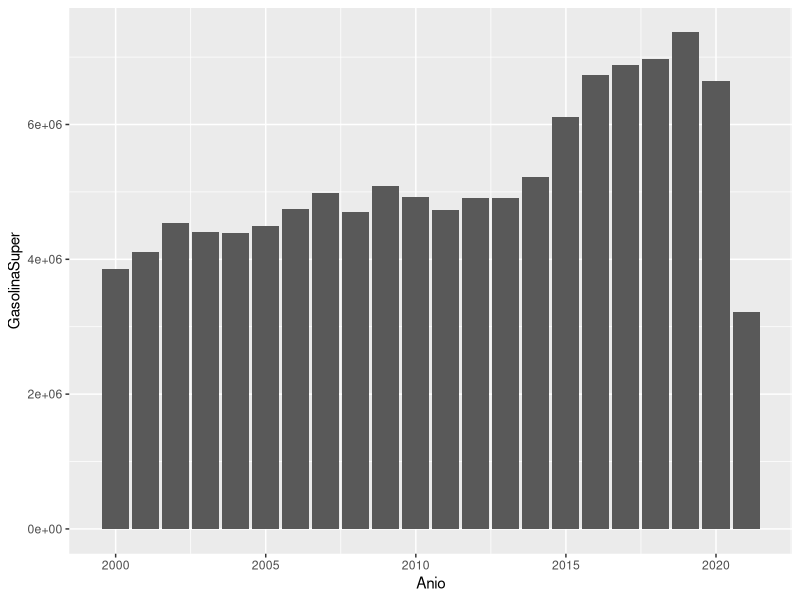
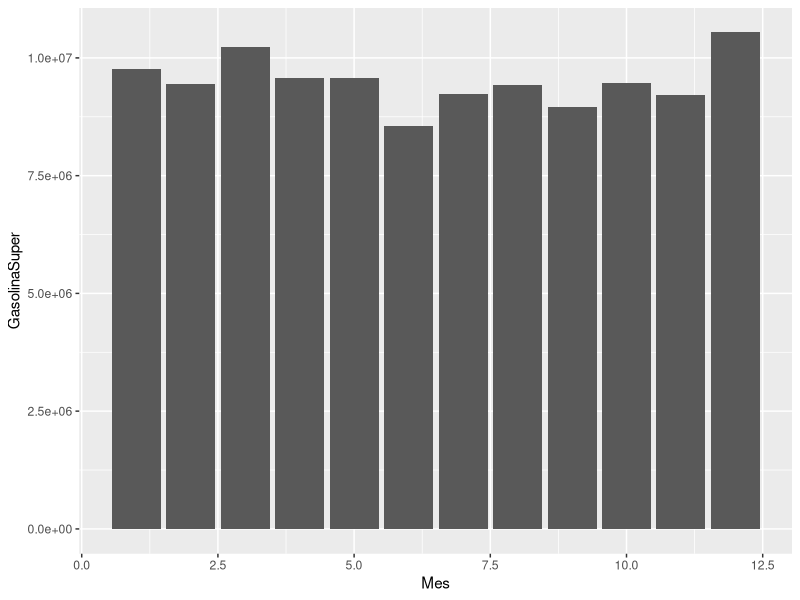
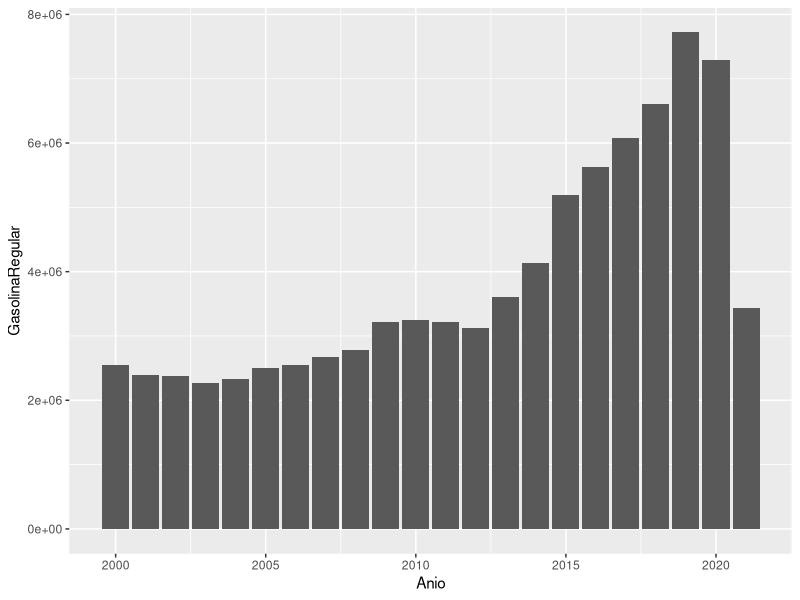
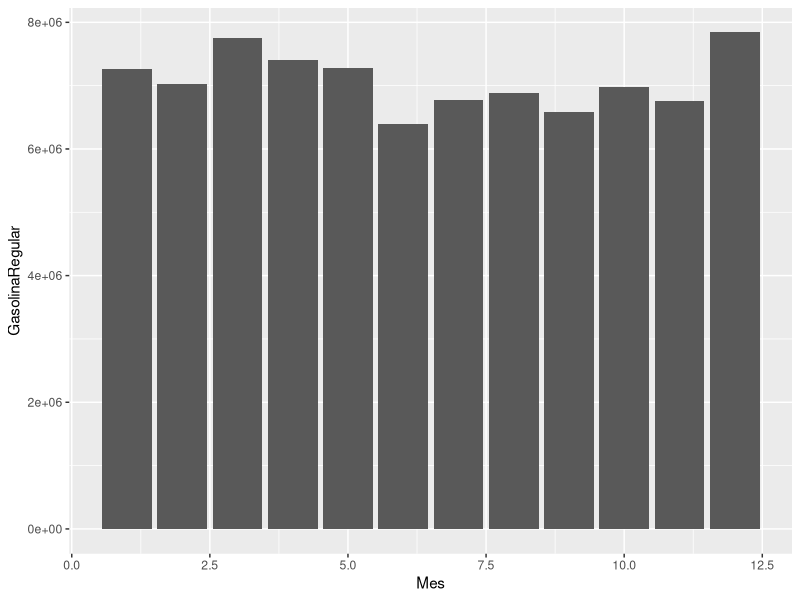
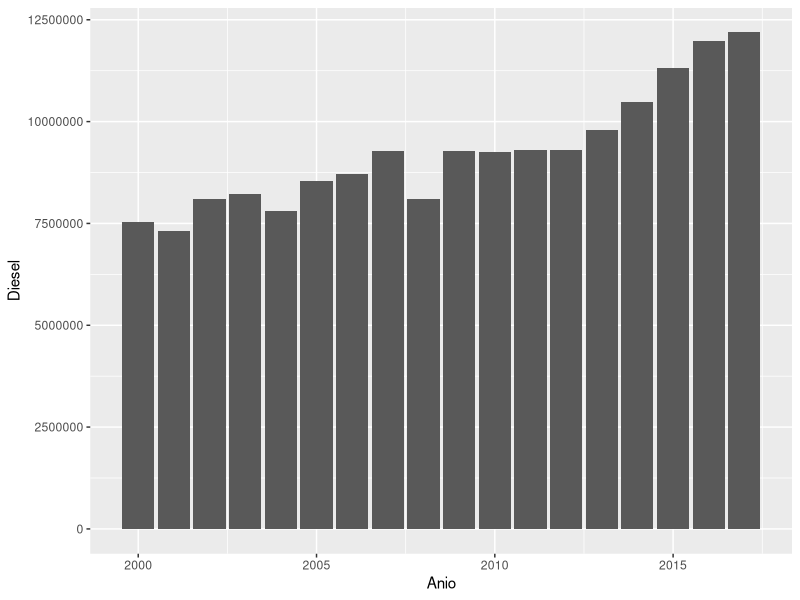
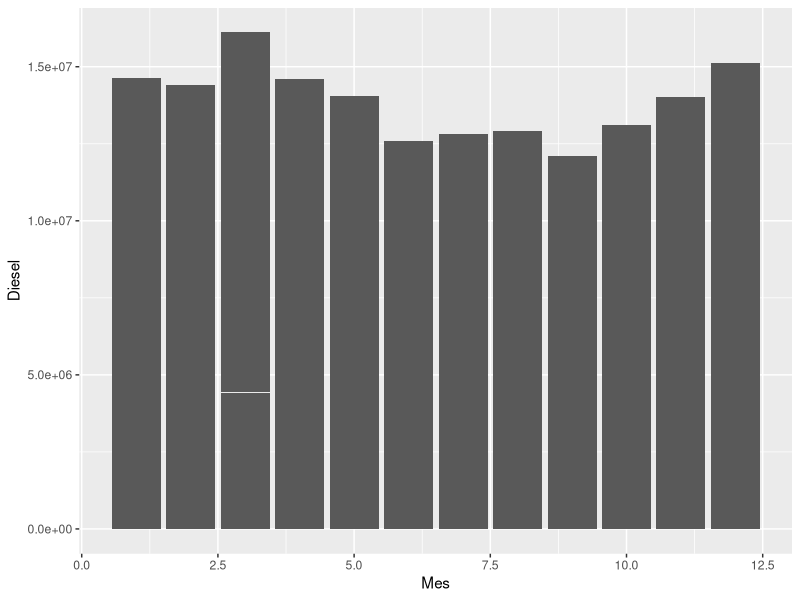
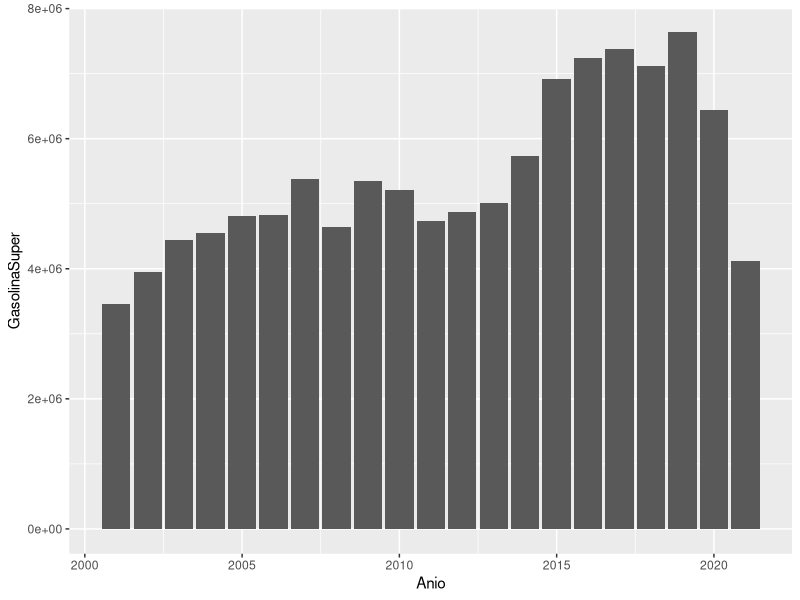
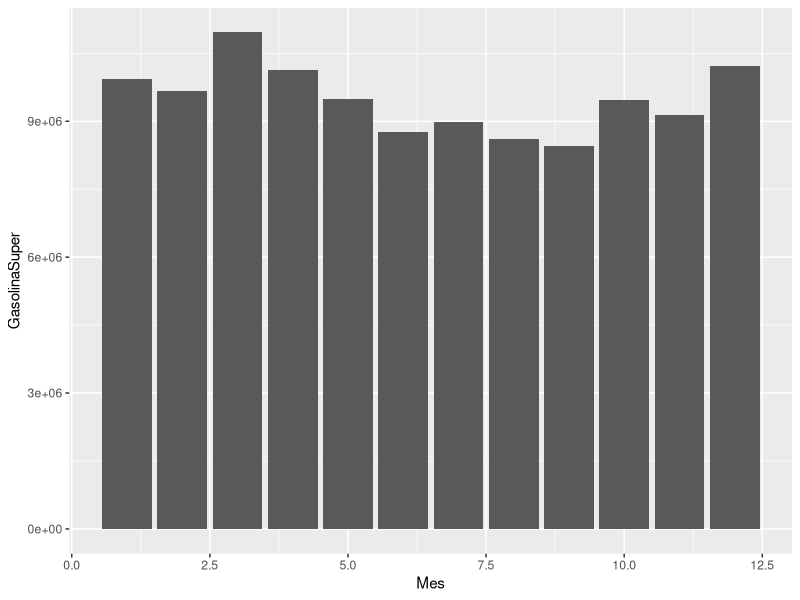

Reproduce these figures in R, in order.
## ---- chunk 1
knitr::opts_chunk$set(echo = TRUE)
knitr::opts_knit$set(root.dir="C:/Users/andre/OneDrive/Documentos/3er año/2do semestre/Data science/Laboratorio2-DS")
#"C:/Users/andre/OneDrive/Documentos/3er año/2do semestre/Data science/Laboratorio2-DS"
## ---- chunk 2
library(corrplot)
library(ggplot2)
consumo <- read.csv("DatosConsumoCombustibles.csv")
importacion <- read.csv("DatosImportacionCombustibles.csv")
## ---- chunk 3
#Summary
summary(consumo)

#str
str(consumo)

#table
table(unlist(lapply(consumo, class)))
## ---- chunk 4
#Summary
summary(importacion)

#str
str(importacion)

#table
table(unlist(lapply(importacion, class)))
## ---- chunk 5
df <- consumo[,c(2,4)]
p<-ggplot(data=df, aes(x=Anio, y=GasolinaSuper)) +
  geom_bar(stat="identity")
p
## ---- chunk 6
df <- consumo[,c(3,4)]
p<-ggplot(data=df, aes(x=Mes, y=GasolinaSuper)) +
  geom_bar(stat="identity")
p
## ---- chunk 7
df <- consumo[,c(2,5)]
p<-ggplot(data=df, aes(x=Anio, y=GasolinaRegular)) +
  geom_bar(stat="identity")
p
## ---- chunk 8
df <- consumo[,c(3,5)]
p<-ggplot(data=df, aes(x=Mes, y=GasolinaRegular)) +
  geom_bar(stat="identity")
p
## ---- chunk 9
df <- consumo[,c(2,7)]
p<-ggplot(data=df, aes(x=Anio, y=Diesel)) +
  geom_bar(stat="identity")
p
## ---- chunk 10
df <- consumo[,c(3,7)]
p<-ggplot(data=df, aes(x=Mes, y=Diesel)) +
  geom_bar(stat="identity")
p
## ---- chunk 11
df <- importacion[,c(2,4)]
p<-ggplot(data=df, aes(x=Anio, y=GasolinaSuper)) +
  geom_bar(stat="identity")
p
## ---- chunk 12
df <- importacion[,c(3,4)]
p<-ggplot(data=df, aes(x=Mes, y=GasolinaSuper)) +
  geom_bar(stat="identity")
p
## ---- chunk 13
df <- importacion[,c(2,5)]
p<-ggplot(data=df, aes(x=Anio, y=GasolinaRegular)) +
  geom_bar(stat="identity")
p
## ---- chunk 14
df <- importacion[,c(3,5)]
p<-ggplot(data=df, aes(x=Mes, y=GasolinaRegular)) +
  geom_bar(stat="identity")
p
## ---- chunk 15
df <- importacion[,c(2,7)]
p<-ggplot(data=df, aes(x=Anio, y=Diesel)) +
  geom_bar(stat="identity")
p
## ---- chunk 16
df <- importacion[,c(3,7)]
p<-ggplot(data=df, aes(x=Mes, y=Diesel)) +
  geom_bar(stat="identity")
p
## ---- chunk 17
df <- importacion[,c(2,8)]
p<-ggplot(data=df, aes(x=Anio, y=DieselLS)) +
  geom_bar(stat="identity")
p
## ---- chunk 18
df <- importacion[,c(3,8)]
p<-ggplot(data=df, aes(x=Mes, y=DieselLS)) +
  geom_bar(stat="identity")
p
## ---- chunk 19
library("dplyr")
set.seed(12345)

#dim(consumo)
consumoC <- sample_n(consumo, 245)
#dim(consumoC)
#dim(importacion)
plot(x = consumoC$GasolinaSuper, y= importacion$GasolinaSuper, xlab= "Importación de Gasolina super", ylab= "Exportación de gasolina super", main = "Correlación de exportación e importación de gasolina super")
abline(lm(consumoC$GasolinaSuper ~ importacion$GasolinaSuper), col = "red")
## ---- chunk 20
library (ggplot2)
ggplot(data = consumo, aes(x = GasolinaSuper)) + 
  geom_histogram(aes(y=..density.., fill = ..count..))+
  scale_fill_gradient(low = "#DCDCDC", high = "#7C7C7C")+
  stat_function(fun = dnorm, colour = "firebrick",
                args = list(mean = mean(consumo$GasolinaSuper),
                            sd = sd(consumo$GasolinaSuper)))+
  ggtitle("Histograma con curva normal teórica de los dato de gasolina tipo super") + 
  theme_bw()
## ---- chunk 21
boxplot(consumo$GasolinaSuper, main = "Caja y Bigotes de la gasolina tipo super", xlab = "Gasolina Super")
## ---- chunk 22
qqnorm(consumo$GasolinaSuper, col="blue")
qqline(consumo$GasolinaSuper, col="red")
## ---- chunk 23
library (ggplot2)
ggplot(data = consumo, aes(x = GasolinaRegular)) + 
  geom_histogram(aes(y=..density.., fill = ..count..))+
  scale_fill_gradient(low = "#DCDCDC", high = "#7C7C7C")+
  stat_function(fun = dnorm, colour = "firebrick",
                args = list(mean = mean(consumo$GasolinaRegular),
                            sd = sd(consumo$GasolinaRegular)))+
  ggtitle("Histograma con curva normal teórica de los dato de gasolina tipo regular") + 
  theme_bw()
## ---- chunk 24
boxplot(consumo$GasolinaRegular, main = "Caja y Bigotes de la gasolina tipo regular", xlab = "Gasolina regular")
## ---- chunk 25
qqnorm(consumo$GasolinaRegular, col="blue")
qqline(consumo$GasolinaRegular, col="red")
## ---- chunk 26
library (ggplot2)
ggplot(data = consumo, aes(x = Diesel)) + 
  geom_histogram(aes(y=..density.., fill = ..count..))+
  scale_fill_gradient(low = "#DCDCDC", high = "#7C7C7C")+
  stat_function(fun = dnorm, colour = "firebrick",
                args = list(mean = mean(consumo$Diesel),
                            sd = sd(consumo$Diesel)))+
  ggtitle("Histograma con curva normal teórica de los dato de gasolina tipo super") + 
  theme_bw()
## ---- chunk 27
boxplot(consumo$Diesel, main = "Caja y Bigotes de la gasolina tipo super", xlab = "Gasolina Super")
## ---- chunk 28
qqnorm(consumo$Diesel, col="blue")
qqline(consumo$Diesel, col="red")
## ---- chunk 29
library (ggplot2)
ggplot(data = importacion, aes(x = GasolinaSuper)) + 
  geom_histogram(aes(y=..density.., fill = ..count..))+
  scale_fill_gradient(low = "#DCDCDC", high = "#7C7C7C")+
  stat_function(fun = dnorm, colour = "firebrick",
                args = list(mean = mean(importacion$GasolinaSuper),
                            sd = sd(importacion$GasolinaSuper)))+
  ggtitle("Histograma con curva normal teórica de los dato de gasolina tipo super") + 
  theme_bw()
## ---- chunk 30
boxplot(importacion$GasolinaSuper, main = "Caja y Bigotes de la gasolina tipo super", xlab = "Gasolina Super")
## ---- chunk 31
qqnorm(importacion$GasolinaSuper, col="blue")
qqline(importacion$GasolinaSuper, col="red")
## ---- chunk 32
library (ggplot2)
ggplot(data = importacion, aes(x = GasolinaRegular)) + 
  geom_histogram(aes(y=..density.., fill = ..count..))+
  scale_fill_gradient(low = "#DCDCDC", high = "#7C7C7C")+
  stat_function(fun = dnorm, colour = "firebrick",
                args = list(mean = mean(importacion$GasolinaRegular),
                            sd = sd(importacion$GasolinaRegular)))+
  ggtitle("Histograma con curva normal teórica de los dato de gasolina tipo regular") + 
  theme_bw()
## ---- chunk 33
boxplot(importacion$GasolinaRegular, main = "Caja y Bigotes de la gasolina tipo regular", xlab = "Gasolina Super")
## ---- chunk 34
qqnorm(importacion$GasolinaRegular, col="blue")
qqline(importacion$GasolinaRegular, col="red")
## ---- chunk 35
library (ggplot2)
ggplot(data = importacion, aes(x = Diesel)) + 
  geom_histogram(aes(y=..density.., fill = ..count..))+
  scale_fill_gradient(low = "#DCDCDC", high = "#7C7C7C")+
  stat_function(fun = dnorm, colour = "firebrick",
                args = list(mean = mean(importacion$Diesel),
                            sd = sd(importacion$Diesel)))+
  ggtitle("Histograma con curva normal teórica de los dato de Diesel") + 
  theme_bw()
## ---- chunk 36
boxplot(importacion$Diesel, main = "Caja y Bigotes de la gasolina tipo Diesel", xlab = "Diesel")
## ---- chunk 37
qqnorm(importacion$Diesel, col="blue")
qqline(importacion$Diesel, col="red")
## ---- chunk 38
library (ggplot2)
ggplot(data = importacion, aes(x = Diesel)) + 
  geom_histogram(aes(y=..density.., fill = ..count..))+
  scale_fill_gradient(low = "#DCDCDC", high = "#7C7C7C")+
  stat_function(fun = dnorm, colour = "firebrick",
                args = list(mean = mean(importacion$DieselLS),
                            sd = sd(importacion$DieselLS)))+
  ggtitle("Histograma con curva normal teórica de los dato de Diesel bajo en azufre") + 
  theme_bw()
## ---- chunk 39
boxplot(importacion$DieselLS, main = "Caja y Bigotes de la gasolina tipo Diesel", xlab = "Diesel bajo en azufre")
## ---- chunk 40
qqnorm(importacion$DieselLS, col="blue")
qqline(importacion$DieselLS, col="red")
